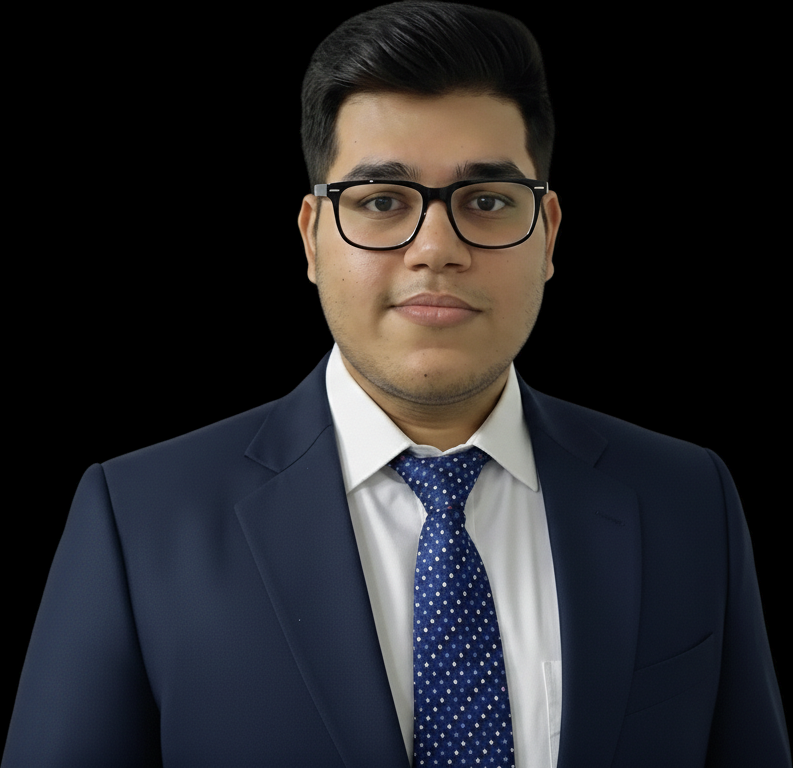
#> input picture core/Subject.png, 793 x 768 px, found by its file name
$ python generate_ultra_assets.py   (older library calls are emulated)
#> lines starting #> are read from the running program, lines starting #| are printed output that depends on the picture; after the words box and inside, x2 and y2 are one past the last pixel; in counts of white or black regions, pixels touching at a corner belong together
#!/usr/bin/env python3
"""
Ultra HD Portfolio Asset Generator
Creates high-quality artistic variations and effects from portrait image
"""

import cv2
import numpy as np
from PIL import Image, ImageFilter, ImageEnhance, ImageOps, ImageDraw, ImageFont
import os
import sys
from datetime import datetime

class UltraHDAssetGenerator:
    def __init__(self, input_path, output_dir="generated_assets_ultra"):
        self.input_path = input_path
        self.output_dir = output_dir
        self.img = None
        self.img_rgb = None
        self.width = 0
        self.height = 0

        # Create output directory
        os.makedirs(output_dir, exist_ok=True)

        # Load image
        self.load_image()

    def load_image(self):
        """Load and prepare image"""
        self.img = cv2.imread(self.input_path)
#> self.img is the input picture: shape (768, 793, 3); mean B, G, R 41.4, 38.2, 38.6
        if self.img is None:
            raise ValueError(f"Could not load image from {self.input_path}")

        # Convert to RGB for PIL
        self.img_rgb = cv2.cvtColor(self.img, cv2.COLOR_BGR2RGB)
        self.height, self.width = self.img.shape[:2]
        print(f"Loaded image: {self.width}x{self.height}")
#| Loaded image: 793x768

    def save(self, img, filename, quality=95):
        """Save image with high quality"""
        output_path = os.path.join(self.output_dir, filename)
        if isinstance(img, np.ndarray):
            cv2.imwrite(output_path, img, [cv2.IMWRITE_PNG_COMPRESSION, 3])
        else:
            img.save(output_path, 'PNG', optimize=True)
        print(f"  ✓ Saved: {filename}")
        return output_path

    def generate_depth_map_advanced(self):
        """Generate high-quality depth map with multiple techniques"""
        print("\n🔹 Generating Advanced Depth Map...")

        gray = cv2.cvtColor(self.img, cv2.COLOR_BGR2GRAY)

        # Multi-scale edge detection
        edges1 = cv2.Canny(gray, 50, 150)
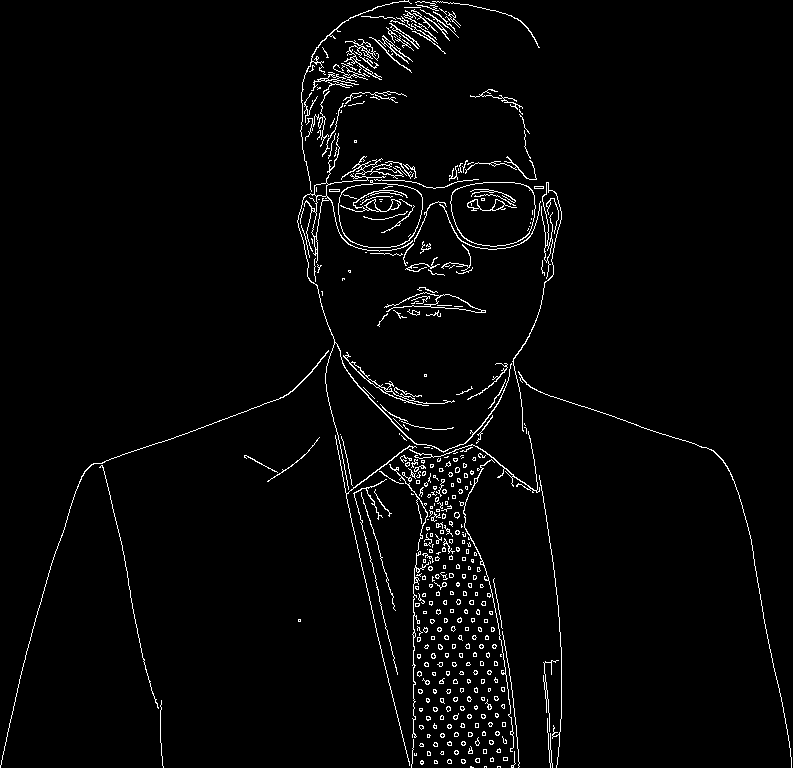
#> edges1: shape (768, 793); 2.7% white in thin lines or dots
        edges2 = cv2.Canny(gray, 30, 100)
#> edges2: shape (768, 793); 3.9% white in thin lines or dots
        edges = cv2.addWeighted(edges1, 0.7, edges2, 0.3, 0)

        # Morphological operations for better structure
        kernel = np.ones((5,5), np.uint8)
        edges = cv2.morphologyEx(edges, cv2.MORPH_CLOSE, kernel)
        edges = cv2.morphologyEx(edges, cv2.MORPH_OPEN, kernel)

        # Distance transform
        dist = cv2.distanceTransform(255 - edges, cv2.DIST_L2, 5)

        # Multi-scale blur for depth levels
        blur1 = cv2.GaussianBlur(gray, (5, 5), 0)
        blur2 = cv2.GaussianBlur(gray, (15, 15), 0)
        blur3 = cv2.GaussianBlur(gray, (31, 31), 0)

        # Combine depth cues
        detail = cv2.subtract(gray, blur1)
        medium = cv2.subtract(blur1, blur2)
        coarse = cv2.subtract(blur2, blur3)

        depth = cv2.addWeighted(dist, 0.4, coarse.astype(np.float32), 0.3, 0)
        depth = cv2.add(depth, medium.astype(np.float32) * 0.2)
        depth = cv2.add(depth, detail.astype(np.float32) * 0.1)

        # Enhance with bilateral filter for edge preservation
        depth = cv2.bilateralFilter(depth.astype(np.uint8), 9, 75, 75)

        # Normalize
        depth = cv2.normalize(depth, None, 0, 255, cv2.NORM_MINMAX).astype(np.uint8)

        # Apply CLAHE for better contrast
        clahe = cv2.createCLAHE(clipLimit=2.0, tileGridSize=(8,8))
        depth = clahe.apply(depth)

        self.save(depth, "depth_map_ultra.png")

        # Also save inverted version
        depth_inv = cv2.bitwise_not(depth)
        self.save(depth_inv, "depth_map_inverted.png")

        return depth

    def generate_edge_variations(self):
        """Generate various edge detection styles"""
        print("\n🔹 Generating Edge Variations...")

        gray = cv2.cvtColor(self.img, cv2.COLOR_BGR2GRAY)

        # Standard Canny edges
        edges = cv2.Canny(gray, 50, 150)
        edges_rgb = cv2.cvtColor(edges, cv2.COLOR_GRAY2BGR)
#> edges_rgb: shape (768, 793, 3); 2.7% white in thin lines or dots
        self.save(edges_rgb, "edges_canny.png")

        # Sobel edges (gradient-based)
        sobelx = cv2.Sobel(gray, cv2.CV_64F, 1, 0, ksize=3)
        sobely = cv2.Sobel(gray, cv2.CV_64F, 0, 1, ksize=3)
        sobel = cv2.magnitude(sobelx, sobely)
        sobel = cv2.normalize(sobel, None, 0, 255, cv2.NORM_MINMAX).astype(np.uint8)
        self.save(cv2.cvtColor(sobel, cv2.COLOR_GRAY2BGR), "edges_sobel.png")

        # Laplacian edges (second derivative)
        laplacian = cv2.Laplacian(gray, cv2.CV_64F)
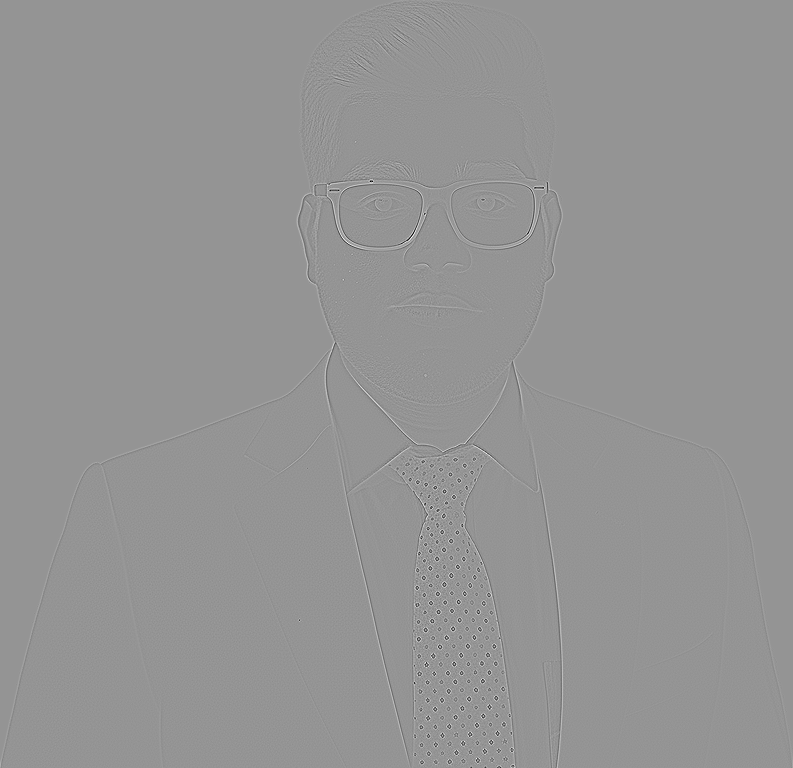
#> laplacian: shape (768, 793) float64; min -418, max 299, mean 0; drawn with min black and max white
        laplacian = cv2.normalize(laplacian, None, 0, 255, cv2.NORM_MINMAX).astype(np.uint8)
        self.save(cv2.cvtColor(laplacian, cv2.COLOR_GRAY2BGR), "edges_laplacian.png")

        # Sketch effect
        inv_gray = cv2.bitwise_not(gray)
        blur = cv2.GaussianBlur(inv_gray, (21, 21), 0)
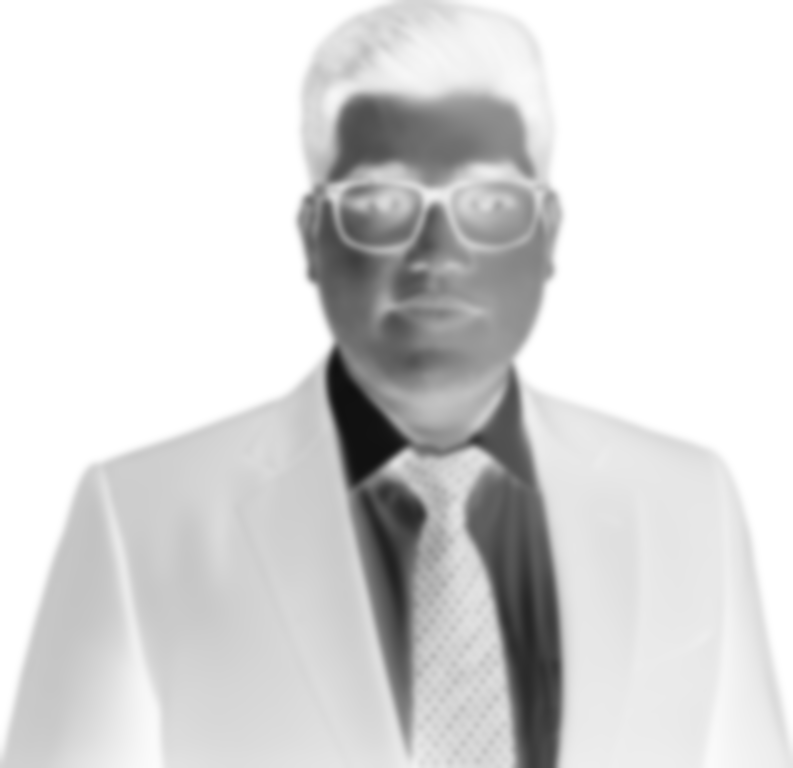
#> blur: shape (768, 793); min 15, max 255, mean 216.3
        sketch = cv2.divide(gray, 255 - blur, scale=256)
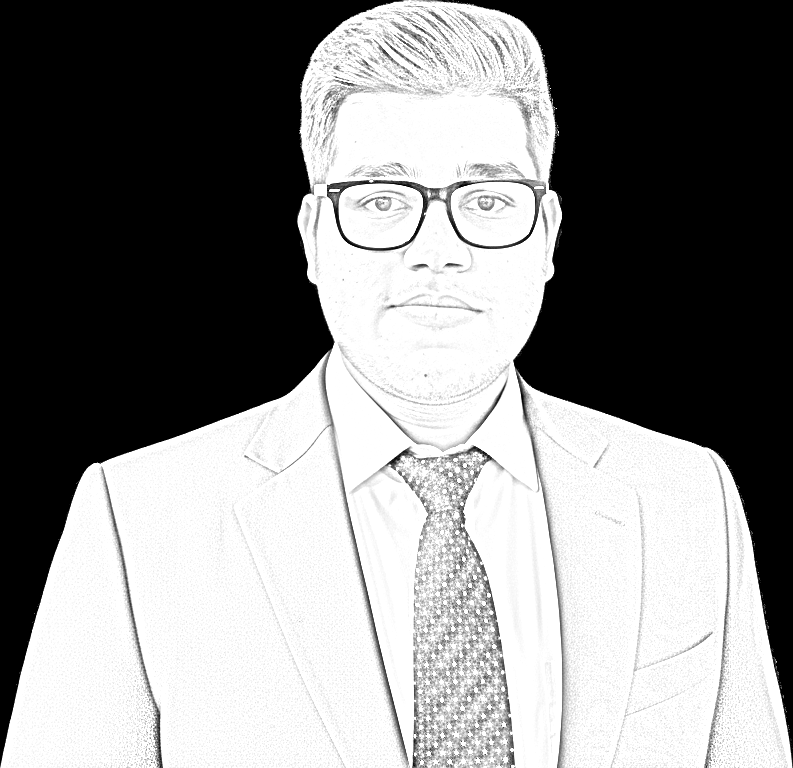
#> sketch: shape (768, 793); min 0, max 255, mean 135.4
        self.save(cv2.cvtColor(sketch, cv2.COLOR_GRAY2BGR), "sketch_pencil.png")

        # Contour drawing
        contours, _ = cv2.findContours(edges, cv2.RETR_TREE, cv2.CHAIN_APPROX_SIMPLE)
#> contours = 700 contours, 642 with area under 20; largest, box (x1, y1, x2, y2) and area: (338, 180, 423, 248) 4570, (450, 182, 536, 247) 4549, (338, 183, 423, 248) 4538, (450, 182, 536, 247) 4518, (297, 133, 512, 490) 651
        contour_img = np.zeros_like(self.img)
        cv2.drawContours(contour_img, contours, -1, (255, 255, 255), 1)
#> contour_img: shape (768, 793, 3); 2.7% white in thin lines or dots
        self.save(contour_img, "edges_contours.png")

    def generate_neon_effects(self):
        """Generate neon/glow effects"""
        print("\n🔹 Generating Neon Effects...")

        edges = cv2.Canny(cv2.cvtColor(self.img, cv2.COLOR_BGR2GRAY), 50, 150)

        # Blue neon
        neon_blue = np.zeros_like(self.img)
        neon_blue[edges > 0] = [255, 100, 50]  # BGR format
        neon_blue = cv2.GaussianBlur(neon_blue, (15, 15), 0)
        self.save(neon_blue, "neon_blue.png")

        # Pink/Cyan dual neon
        neon_dual = np.zeros_like(self.img)
        neon_dual[edges > 0] = [255, 50, 200]  # Pink
        neon_dual = cv2.GaussianBlur(neon_dual, (11, 11), 0)

        # Add cyan glow on one side
        cyan_shift = np.roll(neon_dual, 5, axis=1)
        cyan_shift[:, :, 0] = 200  # Blue
        cyan_shift[:, :, 1] = 255  # Green
        cyan_shift[:, :, 2] = 100  # Red
        neon_dual = cv2.addWeighted(neon_dual, 0.7, cyan_shift, 0.5, 0)
        self.save(neon_dual, "neon_dual_tone.png")
#> in save (call 9), `cv2.imwrite(output_path, img, [cv2.IMWRITE_PNG_COMPRESSION, 3])`:
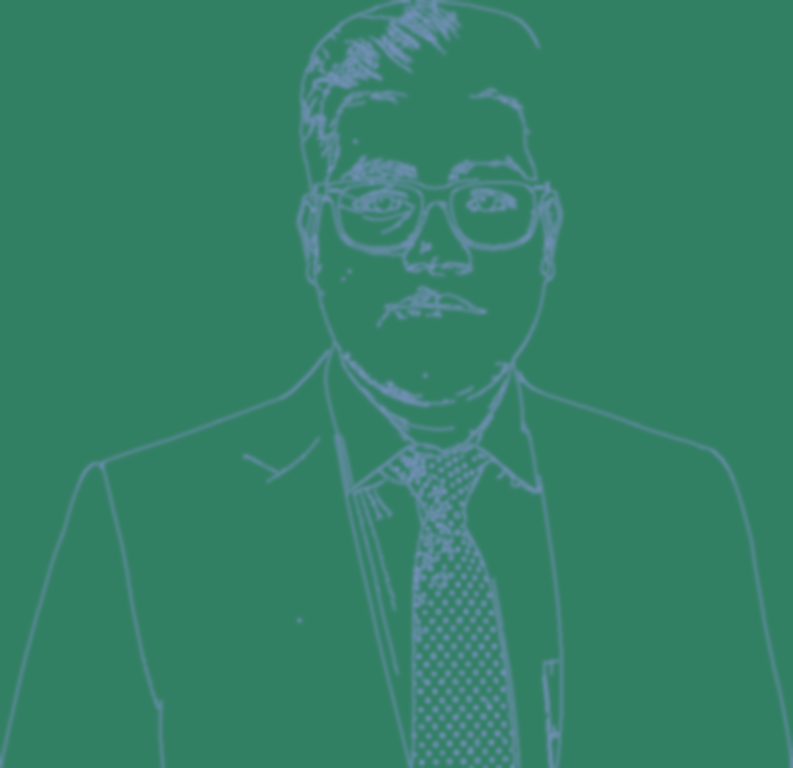
#> saved as neon_dual_tone.png: shape (768, 793, 3); mean B, G, R 104.9, 128.9, 53.8

        # White neon with bloom
        white_neon = np.zeros_like(self.img)
        white_neon[edges > 0] = [255, 255, 255]
        for blur in [5, 11, 21]:
            bloom = cv2.GaussianBlur(white_neon, (blur, blur), 0)
            white_neon = cv2.addWeighted(white_neon, 1.0, bloom, 0.3, 0)
        self.save(white_neon, "neon_white_bloom.png")
#> in save (call 10), `cv2.imwrite(output_path, img, [cv2.IMWRITE_PNG_COMPRESSION, 3])`:
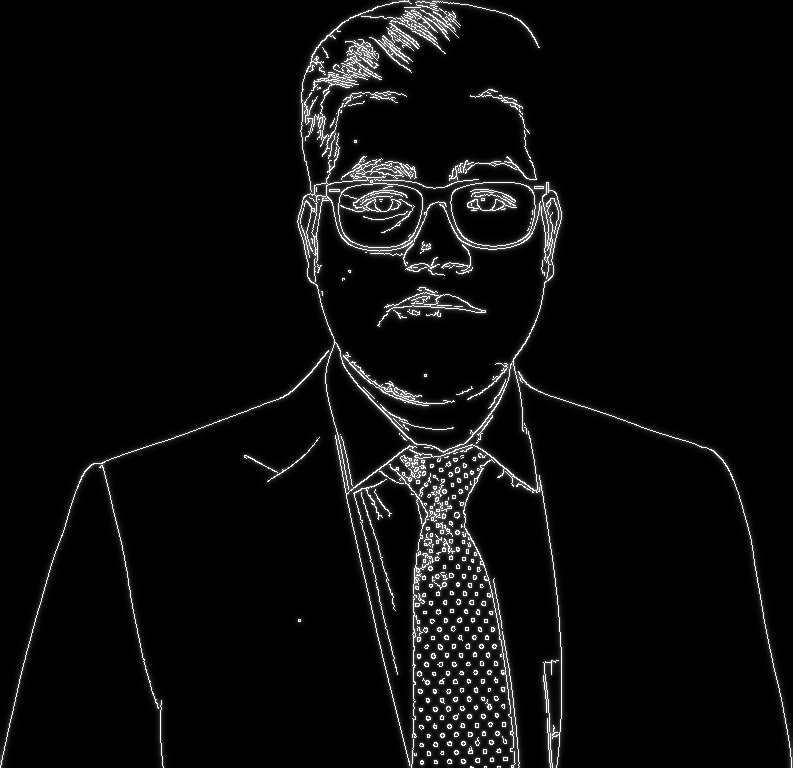
#> saved as neon_white_bloom.png: shape (768, 793, 3); min 0, max 255, mean 12.4

    def generate_glitch_effects(self):
        """Generate digital glitch art variations"""
        print("\n🔹 Generating Glitch Effects...")

        h, w = self.height, self.width

        # RGB Split
        b, g, r = cv2.split(self.img)
#> (the rest of the program and of its run is left out)
